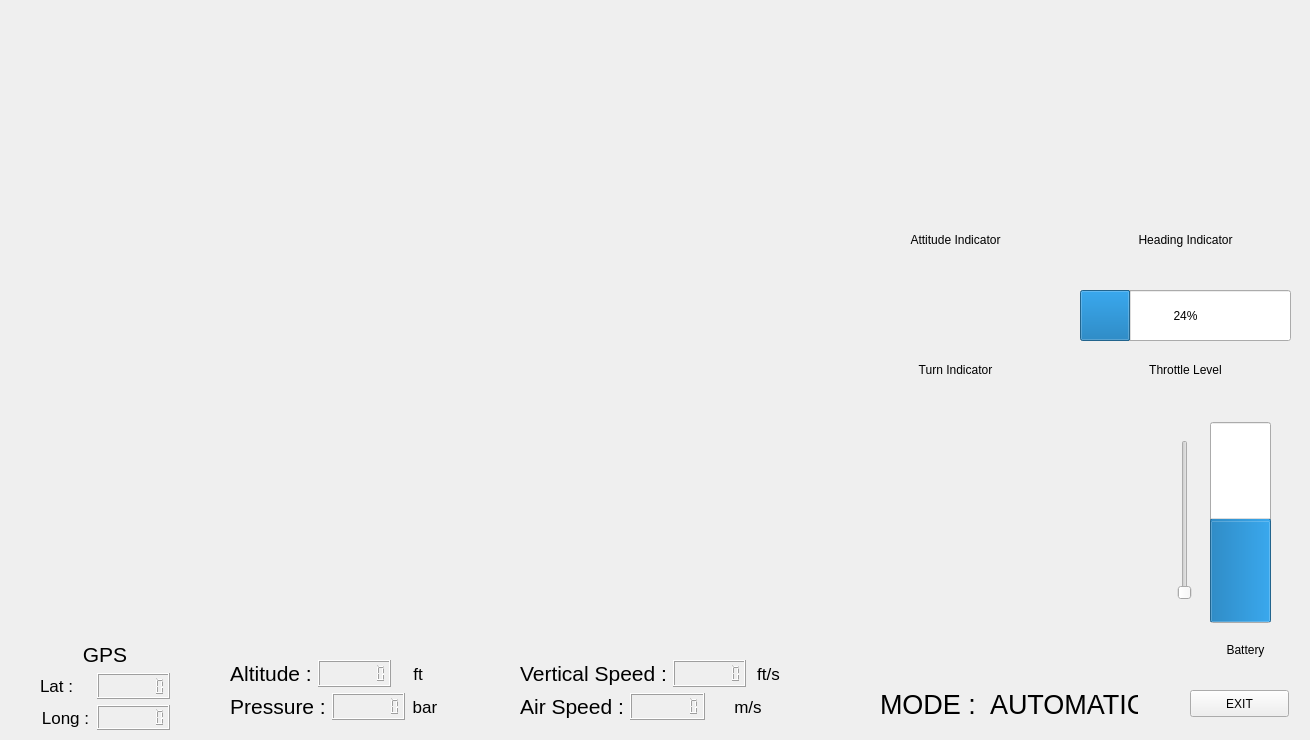
<?xml version="1.0" encoding="UTF-8"?>
<ui version="4.0">
 <class>Form</class>
 <widget class="QWidget" name="Form">
  <property name="geometry">
   <rect>
    <x>0</x>
    <y>0</y>
    <width>1310</width>
    <height>740</height>
   </rect>
  </property>
  <property name="windowTitle">
   <string>Form</string>
  </property>
  <widget class="QLabel" name="Attitude_Name">
   <property name="geometry">
    <rect>
     <x>850</x>
     <y>230</y>
     <width>211</width>
     <height>20</height>
    </rect>
   </property>
   <property name="acceptDrops">
    <bool>false</bool>
   </property>
   <property name="text">
    <string>Attitude Indicator</string>
   </property>
   <property name="alignment">
    <set>Qt::AlignCenter</set>
   </property>
  </widget>
  <widget class="QLabel" name="Heading_Name">
   <property name="geometry">
    <rect>
     <x>1080</x>
     <y>230</y>
     <width>211</width>
     <height>20</height>
    </rect>
   </property>
   <property name="acceptDrops">
    <bool>false</bool>
   </property>
   <property name="text">
    <string>Heading Indicator</string>
   </property>
   <property name="alignment">
    <set>Qt::AlignCenter</set>
   </property>
  </widget>
  <widget class="QLabel" name="Turn_Name">
   <property name="geometry">
    <rect>
     <x>850</x>
     <y>360</y>
     <width>211</width>
     <height>20</height>
    </rect>
   </property>
   <property name="acceptDrops">
    <bool>false</bool>
   </property>
   <property name="text">
    <string>Turn Indicator</string>
   </property>
   <property name="alignment">
    <set>Qt::AlignCenter</set>
   </property>
  </widget>
  <widget class="QLabel" name="Throttle_Name">
   <property name="geometry">
    <rect>
     <x>1080</x>
     <y>360</y>
     <width>211</width>
     <height>20</height>
    </rect>
   </property>
   <property name="acceptDrops">
    <bool>false</bool>
   </property>
   <property name="text">
    <string>Throttle Level</string>
   </property>
   <property name="alignment">
    <set>Qt::AlignCenter</set>
   </property>
  </widget>
  <widget class="QProgressBar" name="Battery">
   <property name="geometry">
    <rect>
     <x>1210</x>
     <y>422</y>
     <width>61</width>
     <height>201</height>
    </rect>
   </property>
   <property name="font">
    <font>
     <weight>75</weight>
     <bold>true</bold>
    </font>
   </property>
   <property name="layoutDirection">
    <enum>Qt::LeftToRight</enum>
   </property>
   <property name="value">
    <number>50</number>
   </property>
   <property name="textVisible">
    <bool>true</bool>
   </property>
   <property name="orientation">
    <enum>Qt::Vertical</enum>
   </property>
   <property name="invertedAppearance">
    <bool>false</bool>
   </property>
   <property name="textDirection">
    <enum>QProgressBar::TopToBottom</enum>
   </property>
  </widget>
  <widget class="QLabel" name="Battery_Name">
   <property name="geometry">
    <rect>
     <x>1200</x>
     <y>640</y>
     <width>91</width>
     <height>20</height>
    </rect>
   </property>
   <property name="acceptDrops">
    <bool>false</bool>
   </property>
   <property name="text">
    <string>Battery</string>
   </property>
   <property name="alignment">
    <set>Qt::AlignCenter</set>
   </property>
  </widget>
  <widget class="QProgressBar" name="Throttle">
   <property name="geometry">
    <rect>
     <x>1080</x>
     <y>290</y>
     <width>211</width>
     <height>51</height>
    </rect>
   </property>
   <property name="value">
    <number>24</number>
   </property>
  </widget>
  <widget class="QPushButton" name="EXIT">
   <property name="geometry">
    <rect>
     <x>1190</x>
     <y>690</y>
     <width>99</width>
     <height>27</height>
    </rect>
   </property>
   <property name="text">
    <string>EXIT</string>
   </property>
  </widget>
  <widget class="QWidget" name="layoutWidget">
   <property name="geometry">
    <rect>
     <x>40</x>
     <y>642</y>
     <width>130</width>
     <height>88</height>
    </rect>
   </property>
   <layout class="QVBoxLayout" name="GPS">
    <item>
     <widget class="QLabel" name="GPS_Name">
      <property name="minimumSize">
       <size>
        <width>16</width>
        <height>17</height>
       </size>
      </property>
      <property name="font">
       <font>
        <pointsize>16</pointsize>
        <italic>false</italic>
       </font>
      </property>
      <property name="layoutDirection">
       <enum>Qt::LeftToRight</enum>
      </property>
      <property name="text">
       <string>GPS</string>
      </property>
      <property name="alignment">
       <set>Qt::AlignCenter</set>
      </property>
     </widget>
    </item>
    <item>
     <layout class="QHBoxLayout" name="Latitude">
      <item>
       <widget class="QLabel" name="Latitude_Name">
        <property name="font">
         <font>
          <pointsize>13</pointsize>
         </font>
        </property>
        <property name="text">
         <string>Lat :</string>
        </property>
        <property name="alignment">
         <set>Qt::AlignLeading|Qt::AlignLeft|Qt::AlignVCenter</set>
        </property>
       </widget>
      </item>
      <item>
       <widget class="QLCDNumber" name="Latitude_LCD">
        <property name="enabled">
         <bool>true</bool>
        </property>
        <property name="autoFillBackground">
         <bool>true</bool>
        </property>
        <property name="smallDecimalPoint">
         <bool>true</bool>
        </property>
        <property name="digitCount">
         <number>7</number>
        </property>
       </widget>
      </item>
     </layout>
    </item>
    <item>
     <layout class="QHBoxLayout" name="Longitude">
      <item>
       <widget class="QLabel" name="Longitude_Name">
        <property name="font">
         <font>
          <pointsize>13</pointsize>
         </font>
        </property>
        <property name="text">
         <string>Long :</string>
        </property>
        <property name="alignment">
         <set>Qt::AlignCenter</set>
        </property>
       </widget>
      </item>
      <item>
       <widget class="QLCDNumber" name="Lonigitude_LCD">
        <property name="enabled">
         <bool>true</bool>
        </property>
        <property name="autoFillBackground">
         <bool>true</bool>
        </property>
        <property name="smallDecimalPoint">
         <bool>true</bool>
        </property>
        <property name="digitCount">
         <number>7</number>
        </property>
       </widget>
      </item>
     </layout>
    </item>
   </layout>
  </widget>
  <widget class="QWidget" name="layoutWidget">
   <property name="geometry">
    <rect>
     <x>230</x>
     <y>660</y>
     <width>209</width>
     <height>60</height>
    </rect>
   </property>
   <layout class="QVBoxLayout" name="DATA_1">
    <item>
     <layout class="QHBoxLayout" name="Altitude">
      <item>
       <widget class="QLabel" name="Altitude_Name">
        <property name="minimumSize">
         <size>
          <width>16</width>
          <height>17</height>
         </size>
        </property>
        <property name="font">
         <font>
          <pointsize>16</pointsize>
          <italic>false</italic>
         </font>
        </property>
        <property name="layoutDirection">
         <enum>Qt::LeftToRight</enum>
        </property>
        <property name="text">
         <string>Altitude :</string>
        </property>
        <property name="alignment">
         <set>Qt::AlignCenter</set>
        </property>
       </widget>
      </item>
      <item>
       <widget class="QLCDNumber" name="Altitude_LCD">
        <property name="enabled">
         <bool>true</bool>
        </property>
        <property name="autoFillBackground">
         <bool>true</bool>
        </property>
        <property name="smallDecimalPoint">
         <bool>true</bool>
        </property>
        <property name="digitCount">
         <number>7</number>
        </property>
       </widget>
      </item>
      <item>
       <widget class="QLabel" name="Altitude_Units">
        <property name="font">
         <font>
          <pointsize>13</pointsize>
         </font>
        </property>
        <property name="text">
         <string>ft</string>
        </property>
        <property name="alignment">
         <set>Qt::AlignCenter</set>
        </property>
       </widget>
      </item>
     </layout>
    </item>
    <item>
     <layout class="QHBoxLayout" name="Pressure">
      <item>
       <widget class="QLabel" name="Pressure_Name">
        <property name="minimumSize">
         <size>
          <width>16</width>
          <height>17</height>
         </size>
        </property>
        <property name="font">
         <font>
          <pointsize>16</pointsize>
          <italic>false</italic>
         </font>
        </property>
        <property name="layoutDirection">
         <enum>Qt::LeftToRight</enum>
        </property>
        <property name="text">
         <string>Pressure :</string>
        </property>
        <property name="alignment">
         <set>Qt::AlignCenter</set>
        </property>
       </widget>
      </item>
      <item>
       <widget class="QLCDNumber" name="Pressure_LCD">
        <property name="enabled">
         <bool>true</bool>
        </property>
        <property name="autoFillBackground">
         <bool>true</bool>
        </property>
        <property name="smallDecimalPoint">
         <bool>true</bool>
        </property>
        <property name="digitCount">
         <number>7</number>
        </property>
       </widget>
      </item>
      <item>
       <widget class="QLabel" name="Pressure_Units">
        <property name="font">
         <font>
          <pointsize>13</pointsize>
         </font>
        </property>
        <property name="text">
         <string>bar</string>
        </property>
        <property name="alignment">
         <set>Qt::AlignCenter</set>
        </property>
       </widget>
      </item>
     </layout>
    </item>
   </layout>
  </widget>
  <widget class="QWidget" name="layoutWidget">
   <property name="geometry">
    <rect>
     <x>520</x>
     <y>660</y>
     <width>265</width>
     <height>60</height>
    </rect>
   </property>
   <layout class="QVBoxLayout" name="Speed">
    <item>
     <layout class="QHBoxLayout" name="VERTICAL_SPEED">
      <item>
       <widget class="QLabel" name="Vert_Speed_Name">
        <property name="minimumSize">
         <size>
          <width>16</width>
          <height>17</height>
         </size>
        </property>
        <property name="font">
         <font>
          <pointsize>16</pointsize>
          <italic>false</italic>
         </font>
        </property>
        <property name="layoutDirection">
         <enum>Qt::LeftToRight</enum>
        </property>
        <property name="text">
         <string>Vertical Speed :</string>
        </property>
        <property name="alignment">
         <set>Qt::AlignCenter</set>
        </property>
       </widget>
      </item>
      <item>
       <widget class="QLCDNumber" name="Vert_Speed_LCD">
        <property name="enabled">
         <bool>true</bool>
        </property>
        <property name="autoFillBackground">
         <bool>true</bool>
        </property>
        <property name="smallDecimalPoint">
         <bool>true</bool>
        </property>
        <property name="digitCount">
         <number>7</number>
        </property>
       </widget>
      </item>
      <item>
       <widget class="QLabel" name="Vert_Speed_Units">
        <property name="font">
         <font>
          <pointsize>13</pointsize>
         </font>
        </property>
        <property name="text">
         <string>ft/s</string>
        </property>
        <property name="alignment">
         <set>Qt::AlignCenter</set>
        </property>
       </widget>
      </item>
     </layout>
    </item>
    <item>
     <layout class="QHBoxLayout" name="AIR_SPEED">
      <item>
       <widget class="QLabel" name="Air_Speed_Name">
        <property name="minimumSize">
         <size>
          <width>16</width>
          <height>17</height>
         </size>
        </property>
        <property name="font">
         <font>
          <pointsize>16</pointsize>
          <italic>false</italic>
         </font>
        </property>
        <property name="layoutDirection">
         <enum>Qt::LeftToRight</enum>
        </property>
        <property name="text">
         <string>Air Speed :</string>
        </property>
        <property name="alignment">
         <set>Qt::AlignCenter</set>
        </property>
       </widget>
      </item>
      <item>
       <widget class="QLCDNumber" name="Air_Speed_LCD">
        <property name="enabled">
         <bool>true</bool>
        </property>
        <property name="autoFillBackground">
         <bool>true</bool>
        </property>
        <property name="smallDecimalPoint">
         <bool>true</bool>
        </property>
        <property name="digitCount">
         <number>7</number>
        </property>
       </widget>
      </item>
      <item>
       <widget class="QLabel" name="Air_Speed_Units">
        <property name="font">
         <font>
          <pointsize>13</pointsize>
         </font>
        </property>
        <property name="text">
         <string>m/s</string>
        </property>
        <property name="alignment">
         <set>Qt::AlignCenter</set>
        </property>
       </widget>
      </item>
     </layout>
    </item>
   </layout>
  </widget>
  <widget class="QWidget" name="layoutWidget">
   <property name="geometry">
    <rect>
     <x>880</x>
     <y>687</y>
     <width>258</width>
     <height>34</height>
    </rect>
   </property>
   <layout class="QHBoxLayout" name="MODE_DISPLAY">
    <item>
     <widget class="QLabel" name="Mode_Name">
      <property name="font">
       <font>
        <pointsize>20</pointsize>
       </font>
      </property>
      <property name="text">
       <string>MODE : </string>
      </property>
     </widget>
    </item>
    <item>
     <widget class="QLabel" name="Display">
      <property name="font">
       <font>
        <pointsize>20</pointsize>
       </font>
      </property>
      <property name="text">
       <string>AUTOMATIC</string>
      </property>
     </widget>
    </item>
   </layout>
  </widget>
  <widget class="QSlider" name="Test">
   <property name="geometry">
    <rect>
     <x>1170</x>
     <y>440</y>
     <width>29</width>
     <height>160</height>
    </rect>
   </property>
   <property name="orientation">
    <enum>Qt::Vertical</enum>
   </property>
  </widget>
  <widget class="QLabel" name="Frame">
   <property name="geometry">
    <rect>
     <x>10</x>
     <y>10</y>
     <width>832</width>
     <height>624</height>
    </rect>
   </property>
   <property name="text">
    <string/>
   </property>
  </widget>
  <widget class="QLabel" name="Attitude_Image">
   <property name="geometry">
    <rect>
     <x>850</x>
     <y>10</y>
     <width>210</width>
     <height>210</height>
    </rect>
   </property>
   <property name="text">
    <string/>
   </property>
  </widget>
  <widget class="QLabel" name="Heading_Image">
   <property name="geometry">
    <rect>
     <x>1080</x>
     <y>10</y>
     <width>210</width>
     <height>210</height>
    </rect>
   </property>
   <property name="text">
    <string/>
   </property>
  </widget>
  <widget class="QLabel" name="Turn_Image">
   <property name="geometry">
    <rect>
     <x>850</x>
     <y>290</y>
     <width>210</width>
     <height>53</height>
    </rect>
   </property>
   <property name="text">
    <string/>
   </property>
  </widget>
  <widget class="QLabel" name="Frame_Zoom">
   <property name="geometry">
    <rect>
     <x>850</x>
     <y>420</y>
     <width>320</width>
     <height>240</height>
    </rect>
   </property>
   <property name="text">
    <string/>
   </property>
  </widget>
  <zorder>layoutWidget</zorder>
  <zorder>layoutWidget</zorder>
  <zorder>layoutWidget</zorder>
  <zorder>Attitude_Name</zorder>
  <zorder>Heading_Name</zorder>
  <zorder>layoutWidget</zorder>
  <zorder>Turn_Name</zorder>
  <zorder>Throttle_Name</zorder>
  <zorder>Battery</zorder>
  <zorder>Battery_Name</zorder>
  <zorder>Throttle</zorder>
  <zorder>EXIT</zorder>
  <zorder>Test</zorder>
  <zorder>Frame</zorder>
  <zorder>Attitude_Image</zorder>
  <zorder>Heading_Image</zorder>
  <zorder>Turn_Image</zorder>
  <zorder>Frame_Zoom</zorder>
 </widget>
 <resources/>
 <connections>
  <connection>
   <sender>Test</sender>
   <signal>valueChanged(int)</signal>
   <receiver>Battery</receiver>
   <slot>setValue(int)</slot>
   <hints>
    <hint type="sourcelabel">
     <x>1184</x>
     <y>515</y>
    </hint>
    <hint type="destinationlabel">
     <x>1236</x>
     <y>499</y>
    </hint>
   </hints>
  </connection>
  <connection>
   <sender>EXIT</sender>
   <signal>clicked()</signal>
   <receiver>Form</receiver>
   <slot>close()</slot>
   <hints>
    <hint type="sourcelabel">
     <x>1210</x>
     <y>701</y>
    </hint>
    <hint type="destinationlabel">
     <x>1176</x>
     <y>696</y>
    </hint>
   </hints>
  </connection>
 </connections>
</ui>
